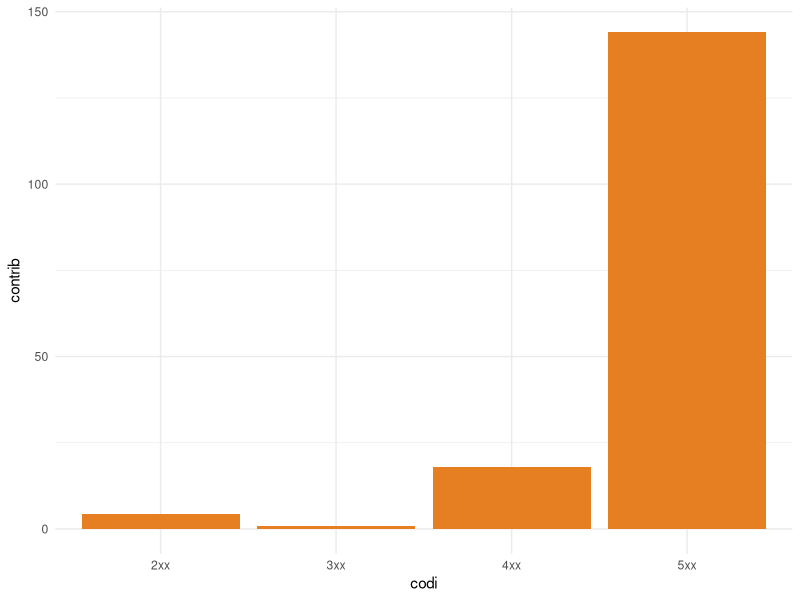

Recreate this plot in R.
## ---- chunk 1
#| include: false
library(tidyverse)
set.seed(2026)
## ---- chunk 2
taula <- matrix(c(48, 952, 22, 978), nrow = 2, byrow = TRUE)
rownames(taula) <- c("mobil", "desktop")
colnames(taula) <- c("error", "ok")
chisq.test(taula, correct = FALSE)
## ---- chunk 3
res <- chisq.test(taula, correct = FALSE)
res$expected      # valors esperats
res$residuals     # residus de Pearson
res$stdres        # residus estandarditzats
## ---- chunk 4
observat <- c(200, 720, 80)
esperat_p <- c(.2, .75, .05)
chisq.test(observat, p = esperat_p)
## ---- chunk 5
obs <- c(9000, 520, 260, 220)
p0 <- c(.92, .05, .02, .01)
chisq.test(obs, p = p0)
## ---- chunk 6
res <- chisq.test(obs, p = p0)
contrib <- (obs - res$expected)^2 / res$expected

tibble(codi = c("2xx","3xx","4xx","5xx"), contrib) |>
  ggplot(aes(codi, contrib)) +
  geom_col(fill = "#E67E22") +
  theme_minimal()
## ---- chunk 7
tibble(codi = c("2xx","3xx","4xx","5xx"),
       observat = obs, esperat = res$expected, contrib = contrib) |>
  arrange(desc(contrib))
## ---- chunk 8
# odds ratio per a la taula dispositiu x error
(taula[1,1] * taula[2,2]) / (taula[1,2] * taula[2,1])
